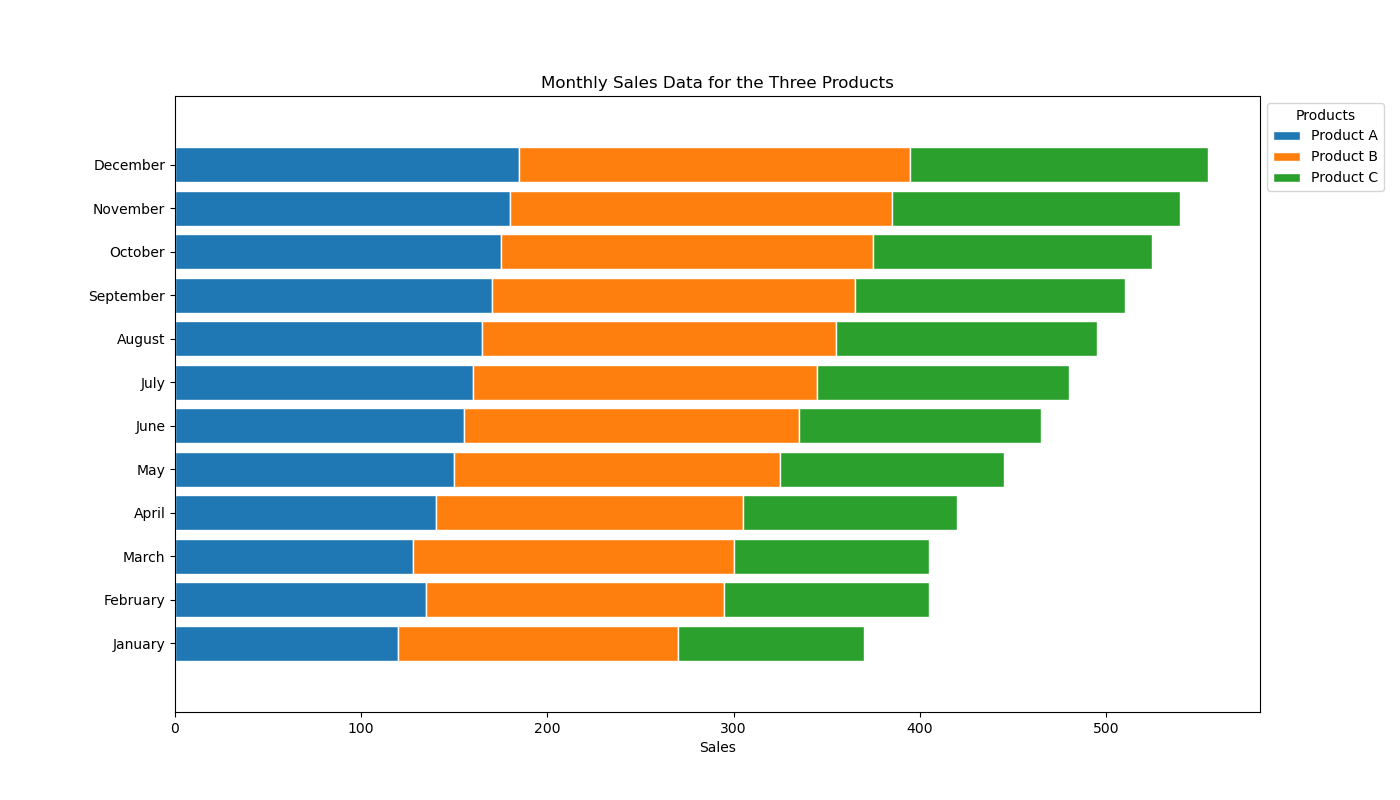

Write the Python code that produced this figure.

import matplotlib.pyplot as plt

# Data points based on the table provided
months = ['January', 'February', 'March', 'April', 'May', 'June', 'July', 'August', 'September', 'October', 'November', 'December']
product_a_sales = [120, 135, 128, 140, 150, 155, 160, 165, 170, 175, 180, 185]
product_b_sales = [150, 160, 172, 165, 175, 180, 185, 190, 195, 200, 205, 210]
product_c_sales = [100, 110, 105, 115, 120, 130, 135, 140, 145, 150, 155, 160]

fig, ax = plt.subplots(figsize=(14, 8))

# Stacked bar chart with custom colors and horizontal orientation
bars_a = plt.barh(months, product_a_sales, color='#1F77B4', edgecolor='white', height=0.8, label='Product A')
bars_b = plt.barh(months, product_b_sales, left=product_a_sales, color='#FF7F0E', edgecolor='white', height=0.8, label='Product B')
bars_c = plt.barh(months, product_c_sales, left=[i+j for i,j in zip(product_a_sales, product_b_sales)], color='#2CA02C', edgecolor='white', height=0.8, label='Product C')

# Customizing the axes and title
ax.set_xlabel('Sales')
ax.set_title('Monthly Sales Data for the Three Products')
ax.set_yticks(range(len(months)), labels=months)
ax.legend(loc='upper left', bbox_to_anchor=(1, 1), title='Products')

# Padding between the end of the bars and the edge of the figure
plt.margins(y=0.1)

# Display the plot
plt.show()
